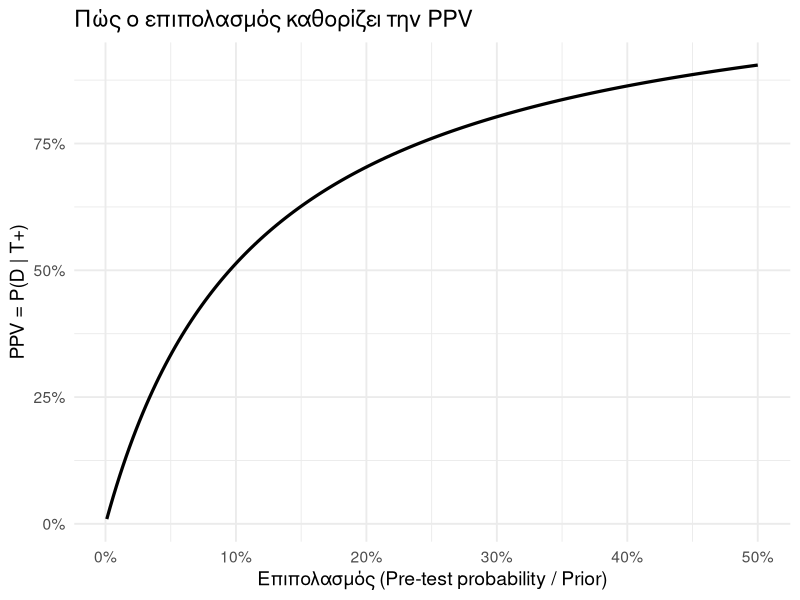
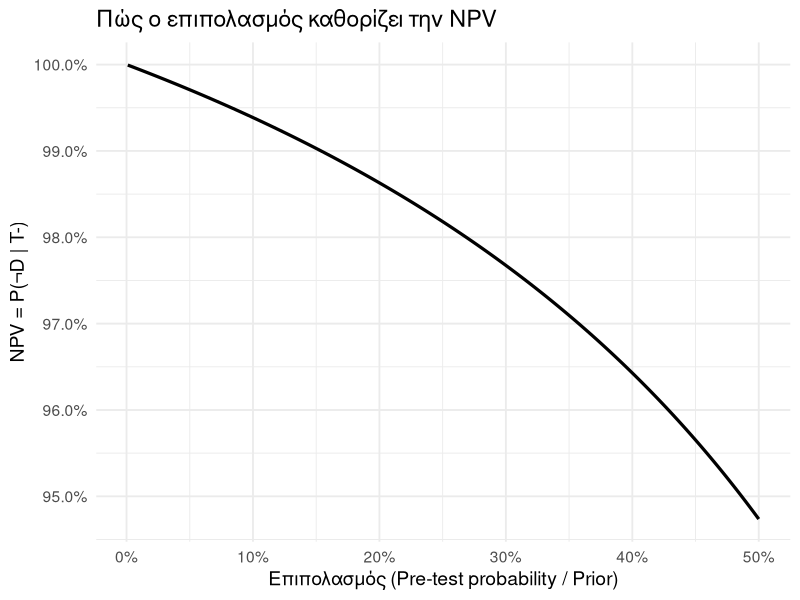

Here is the R script that generated these plots, in order:
## ---- chunk 1
#| label: setup
options(timeout = 600)

pkgs <- c("dplyr", "ggplot2", "tidyr", "tibble", "scales")

to_install <- setdiff(pkgs, rownames(installed.packages()))
if (length(to_install) > 0) {
  install.packages(to_install, repos = "https://cloud.r-project.org")
}

suppressPackageStartupMessages(
  invisible(lapply(pkgs, library, character.only = TRUE))
)

theme_set(theme_minimal(base_size = 14))
## ---- chunk 2
#| label: functions

check_probs <- function(prev, se, sp) {
  ok <- all(prev >= 0, prev <= 1, se >= 0, se <= 1, sp >= 0, sp <= 1)
  if (!ok) stop("Όλες οι πιθανότητες πρέπει να είναι στο [0,1].")
}

ppv_npv <- function(prev, se, sp) {
  check_probs(prev, se, sp)
  ppv <- (se * prev) / ((se * prev) + ((1 - sp) * (1 - prev)))
  npv <- (sp * (1 - prev)) / ((sp * (1 - prev)) + ((1 - se) * prev))
  tibble(prev = prev, se = se, sp = sp, ppv = ppv, npv = npv)
}

## ---- chunk 3
#| label: example-calc

prevalence  <- 0.01
sensitivity <- 0.95
specificity <- 0.90

res <- ppv_npv(prevalence, sensitivity, specificity)

res %>%
  mutate(
    prev = scales::percent(prev),
    ppv  = scales::percent(ppv, accuracy = 0.01),
    npv  = scales::percent(npv, accuracy = 0.01)
  )

## ---- chunk 4
#| label: simulation-data

sim_data <- tibble(
  prev = seq(0.001, 0.5, length.out = 200),
  se = 0.95,
  sp = 0.90
) %>%
  mutate(
    ppv = (se * prev) / ((se * prev) + (1 - sp) * (1 - prev)),
    npv = (sp * (1 - prev)) / ((sp * (1 - prev)) + (1 - se) * prev)
  )

## ---- chunk 5
#| label: plot-ppv
#| fig-cap: "Σχέση Επιπολασμού και PPV (Se=95%, Sp=90%)"

ggplot(sim_data, aes(x = prev, y = ppv)) +
  geom_line(size = 1.1) +
  scale_x_continuous(labels = scales::percent) +
  scale_y_continuous(labels = scales::percent) +
  labs(
    title = "Πώς ο επιπολασμός καθορίζει την PPV",
    x = "Επιπολασμός (Pre-test probability / Prior)",
    y = "PPV = P(D | T+)"
  )
## ---- chunk 6
#| label: plot-npv
#| fig-cap: "Σχέση Επιπολασμού και NPV (Se=95%, Sp=90%)"

ggplot(sim_data, aes(x = prev, y = npv)) +
  geom_line(size = 1.1) +
  scale_x_continuous(labels = scales::percent) +
  scale_y_continuous(labels = scales::percent) +
  labs(
    title = "Πώς ο επιπολασμός καθορίζει την NPV",
    x = "Επιπολασμός (Pre-test probability / Prior)",
    y = "NPV = P(¬D | T-)"
  )
## ---- chunk 7
#| echo: false
ppv_npv(prev = 0.01, se = 0.95, sp = 0.99)
## ---- chunk 8
#| echo: false
bind_rows(
  ppv_npv(prev = 0.005, se = 0.90, sp = 0.90) %>% mutate(group = "A (Prev 0.5%)"),
  ppv_npv(prev = 0.15,  se = 0.90, sp = 0.90) %>% mutate(group = "B (Prev 15%)")
) %>%
  select(group, prev, se, sp, ppv, npv) %>%
  mutate(across(c(prev, se, sp, ppv, npv), ~scales::percent(.x, accuracy = 0.01)))
